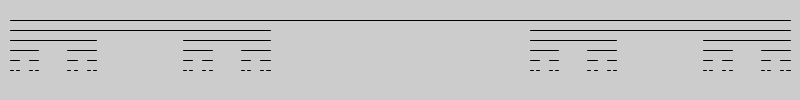
Frame 1 (no input)
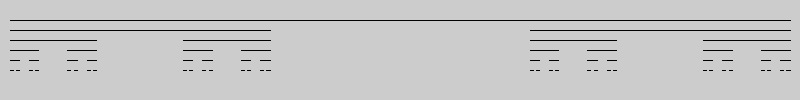
Frame 2 (the mouse pressed at the canvas centre, redrawn once)

The Processing sketch that drew these frames (run headless with seeded random() and noise(); the mouse was pressed at the canvas centre and the sketch redrawn once):

// Processing sketch: sketch_029_branches
// ── sketch_029_branches.pde
float h = 10;
void setup() {
  size(800, 100);
  noLoop();
}

void draw() {
  drawLine(10, width - 10, h);
}

void drawLine(float x, float x1, float h) {
  // todo p.mag() got some problem here
  h += 10;
  float l = (x1 - x) / 3f;
  if(h < height && l > 1) {
    line(x, h, x1, h);
    println(x, x1, l);
    drawLine(x, x + l, h);
    drawLine(x1 - l, x1, h);
  }
}
